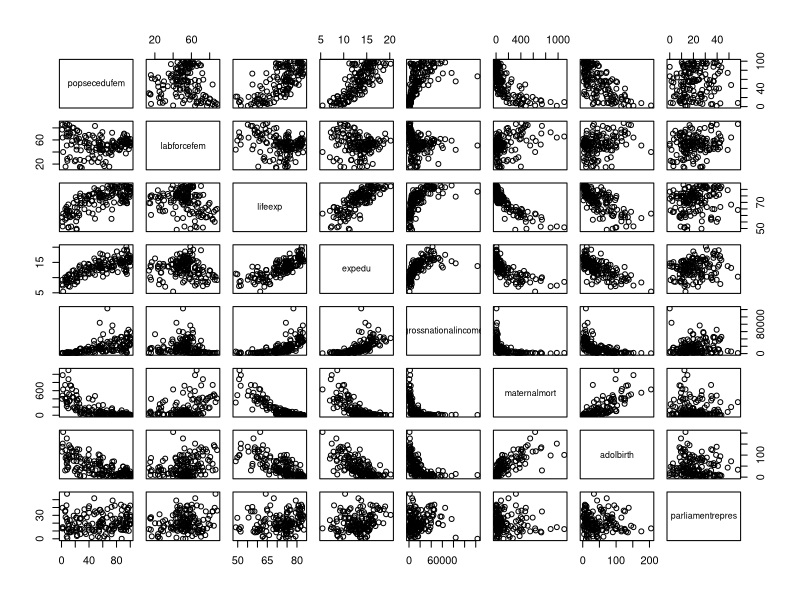
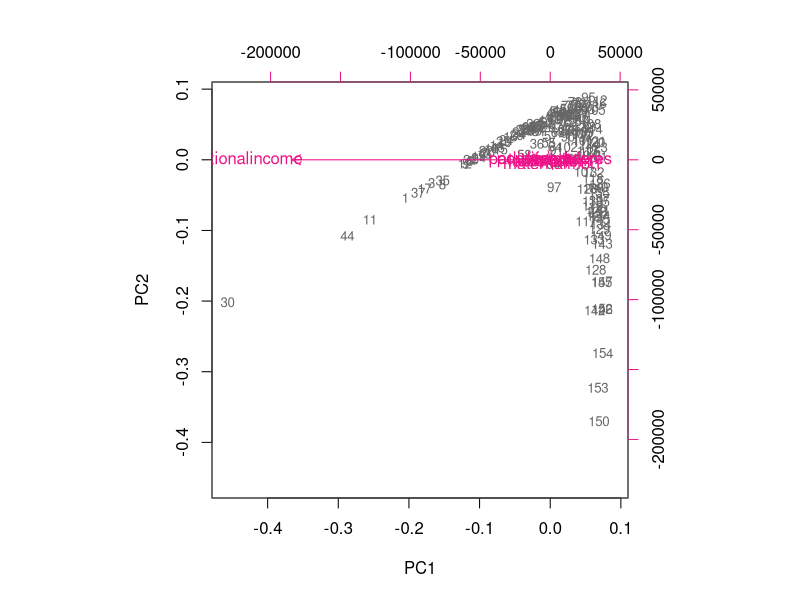
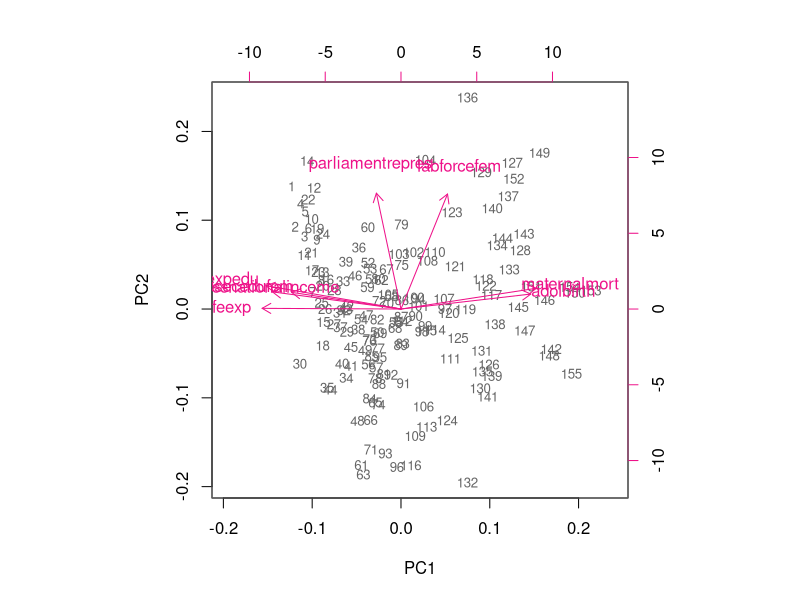

Write R code to recreate these figures, in order.
## ---- chunk 1
knitr::opts_chunk$set(echo = TRUE)
## ---- chunk 2
library(ggplot2)
library(GGally)

human <- read.csv("data/human.csv", header=TRUE)
human <- dplyr::select(human,-X)
dim(human)

summary(human)
## ---- chunk 3
pairs(human)
## ---- chunk 4
pca_human <- prcomp(human)

# draw a biplot of the principal component representation and the original variables
biplot(pca_human, choices = 1:2, cex = c(0.8, 1), col = c("grey40", "deeppink2"))
## ---- chunk 5
s <- summary(pca_human)

# rounded percentages of variance captured by each PC
pca_pr <- round(100*s$importance[2,], digits = 1) 

# print out the percentages of variance
pca_pr
## ---- chunk 6

human_std <- scale(human)

pca_human <- prcomp(human_std)

# draw a biplot of the principal component representation and the original variables
biplot(pca_human, choices = 1:2, cex = c(0.8, 1), col = c("grey40", "deeppink2"))
## ---- chunk 7
s <- summary(pca_human)

# rounded percentages of variance captured by each PC
pca_pr <- round(100*s$importance[2,], digits = 1) 

# print out the percentages of variance
pca_pr
## ---- chunk 8
#install.packages("FactoMineR")
#library(FactoMineR)

#data("tea")
